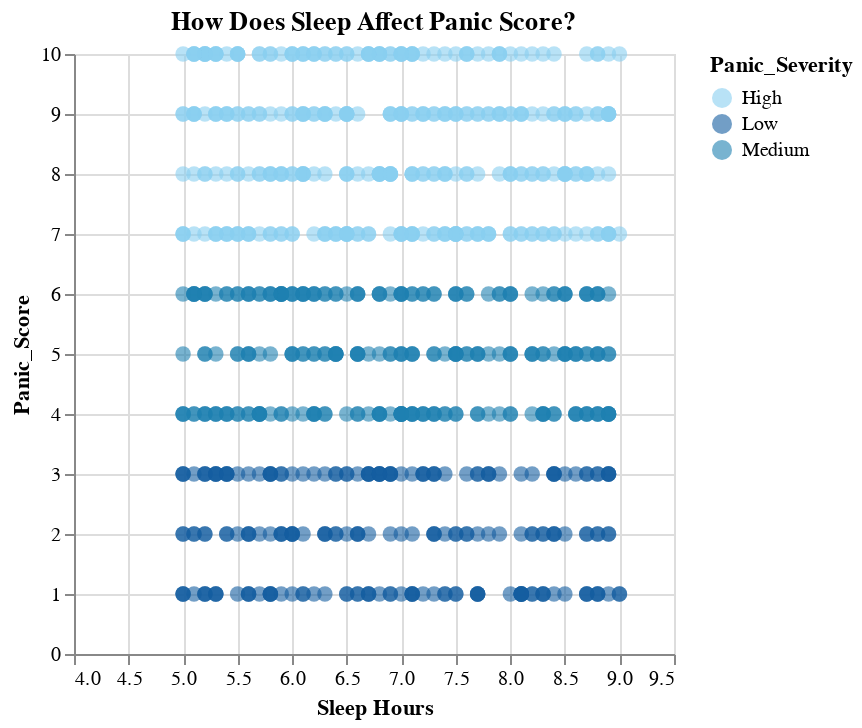

Notebook code cell kept with this figure:
### Markdown cell above
# How sleep affects panic score

### Code cell
slider = alt.binding_range(min=4, max=10, step=0.5, name='Min Sleep Hours:')
sleep_param = alt.param(bind=slider, value=5)

# Define a custom color scale with blue shades
blue_shades = ['#89cff0', '#145DA0', '#1E81B0', '#279AF1', '#89CFF0']

chart_sleep = alt.Chart(df).mark_circle(size=60, opacity=0.6).encode(
    x=alt.X("Sleep_Hours:Q", title="Sleep Hours", scale=alt.Scale(domain=[4, 9.5])),
    y="Panic_Score:Q",
    color=alt.Color("Panic_Severity:N", scale=alt.Scale(range=blue_shades)),
    tooltip=["Sleep_Hours", "Panic_Score", "Panic_Severity"]
).add_params(sleep_param).transform_filter(
    alt.datum.Sleep_Hours >= sleep_param
).properties(
    title="How Does Sleep Affect Panic Score?"
)

chart_sleep

### Figure 1 — Vega-Lite specification as saved in the notebook (floating-point values rounded to 4 significant figures; data arrays with more than 128 entries replaced by an {"elided": "..."} marker saying what was removed)
{"config": {"view": {"continuousWidth": 300, "continuousHeight": 300}}, "data": {"name": "data-238ff2c5d3055f3bdc0fc9a026299b56"}, "mark": {"type": "circle", "opacity": 0.6, "size": 60}, "encoding": {"color": {"field": "Panic_Severity", "scale": {"range": ["#89cff0", "#145DA0", "#1E81B0", "#279AF1", "#89CFF0"]}, "type": "nominal"}, "tooltip": [{"field": "Sleep_Hours", "type": "quantitative"}, {"field": "Panic_Score", "type": "quantitative"}, {"field": "Panic_Severity", "type": "nominal"}], "x": {"field": "Sleep_Hours", "scale": {"domain": [4, 9.5]}, "title": "Sleep Hours", "type": "quantitative"}, "y": {"field": "Panic_Score", "type": "quantitative"}}, "params": [{"name": "param_2", "bind": {"input": "range", "max": 10, "min": 4, "name": "Min Sleep Hours:", "step": 0.5}, "value": 5}], "title": "How Does Sleep Affect Panic Score?", "transform": [{"filter": "(datum.Sleep_Hours >= param_2)"}], "$schema": "https://vega.github.io/schema/vega-lite/v5.20.1.json", "datasets": {"data-238ff2c5d3055f3bdc0fc9a026299b56": {"elided": "974 records"}}}
